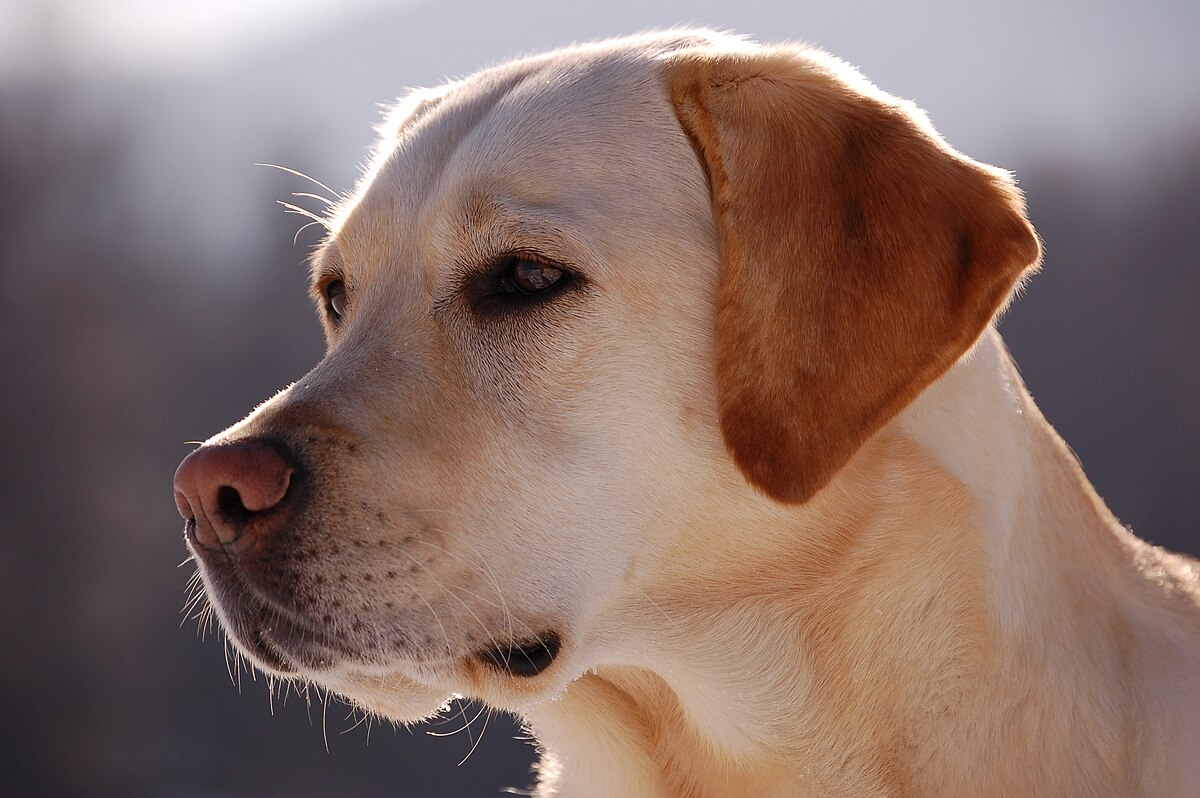
#> input picture ImageToAscii/src/photo.jpg, 1200 x 798 px
$ python app.py
#> lines starting #> are read from the running program, lines starting #| are printed output that depends on the picture
from PIL import Image, ImageOps, ImageFont, ImageDraw
import math

chars = "$@B%8&WM#*oahkbpqwmZO0QLCJUYXzcunxrjft/\\|()1[]?-_+~<>i!l;:,\"^`'. "[::-1]

charLength = len(chars)
interval = charLength/256

#witdh and height of an individual char
charH = 18
charW = 10
charRatio = charW/charH

#function returning correct character for a pixel
def getChar(pixInt):
    return chars[math.floor(pixInt*interval)]

font_ = ImageFont.truetype('Lucon.ttf', 15)

scale = 0.2
im = Image.open('photo.jpg')
#> im is the input picture: PIL image 1200x798 RGB; mean R, G, B 134.1, 110.8, 104
text_file = open("output.txt", "w")

im = im.resize((int(scale*im.width), int(scale*im.height*charRatio)), Image.NEAREST)
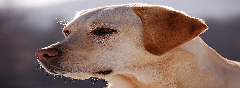
#> im: PIL image 240x88 RGB; mean R, G, B 134.1, 110.7, 103.9
width, height = im.size
#> width = 240; height = 88
pix = im.load()

outputImage = Image.new('RGB', (charW*width, charH*height), color = (0, 0, 0))
#> outputImage: PIL image 2400x1584 RGB; every value is 0
draw = ImageDraw.Draw(outputImage)

for i in range(height):
    for j in range(width):
        r ,g ,b = pix[j, i]
        h = int(r/3 + g/3 + b/3)
        pix[j, i] = (h, h, h)
        text_file.write(getChar(h))
        draw.text((j*charW, i*charH), getChar(h), font = font_, fill = (r, g, b))
    text_file.write('\n')

outputImage.save('output.jpg')
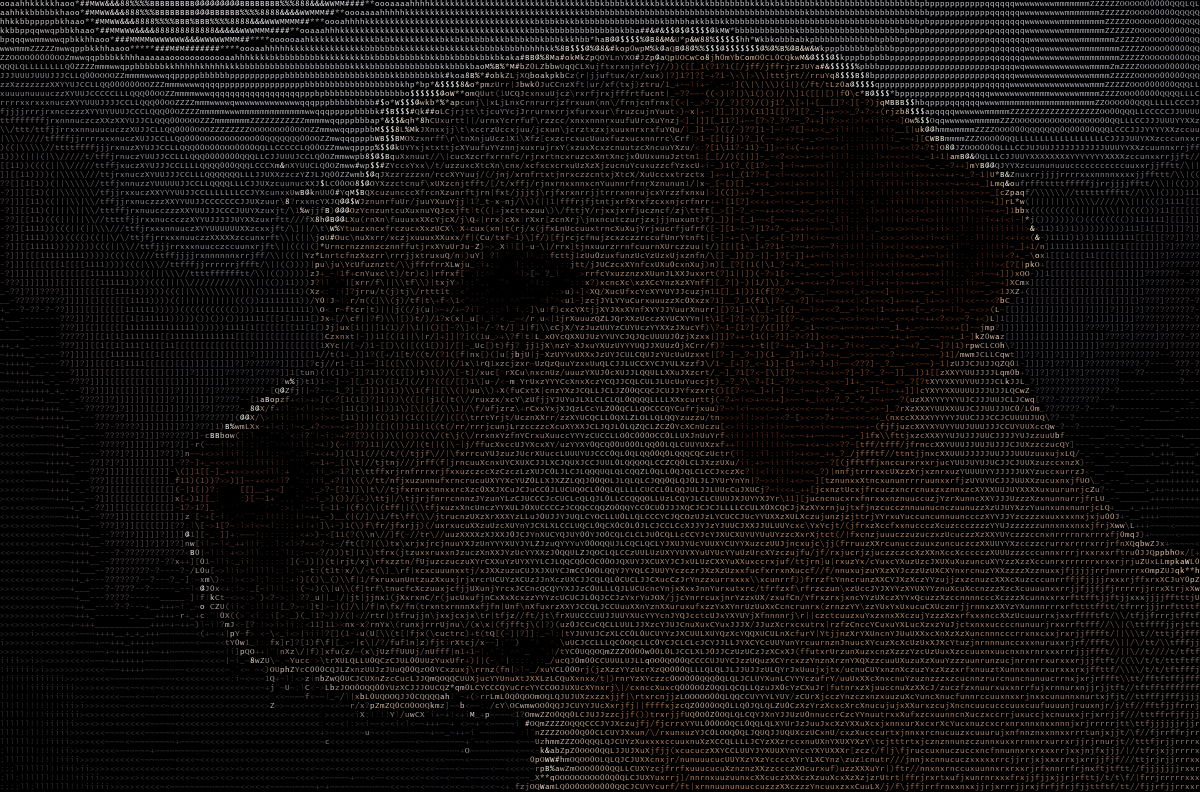
#> saved as output.jpg: PIL image 2400x1584 RGB (shown at 1/2 size); mean R, G, B 18.1, 15.4, 14.6
